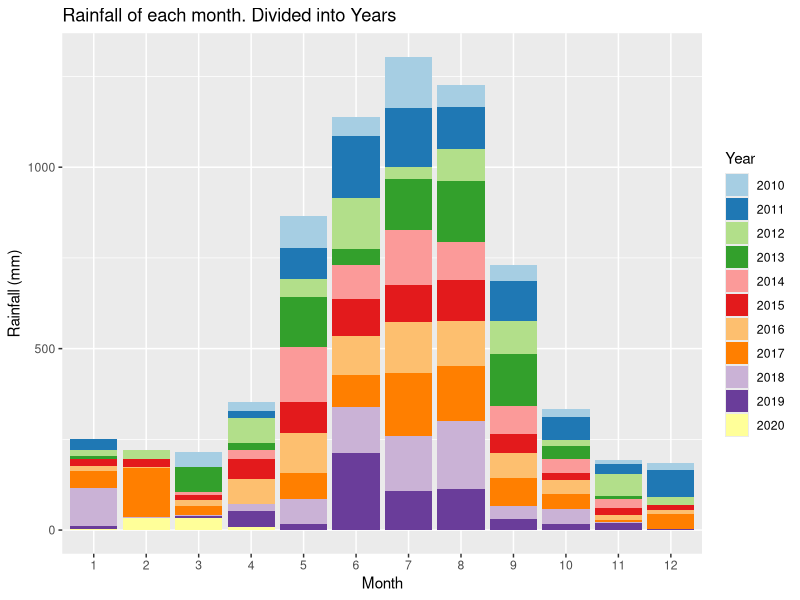
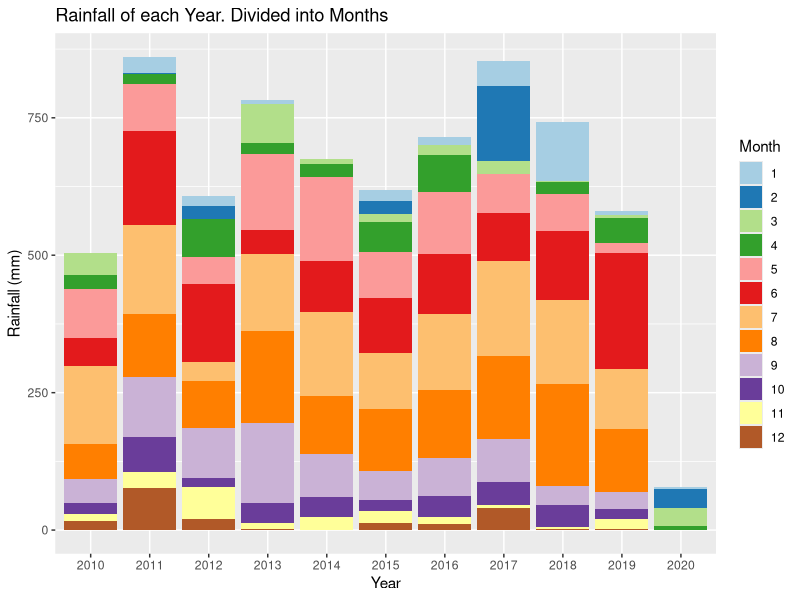
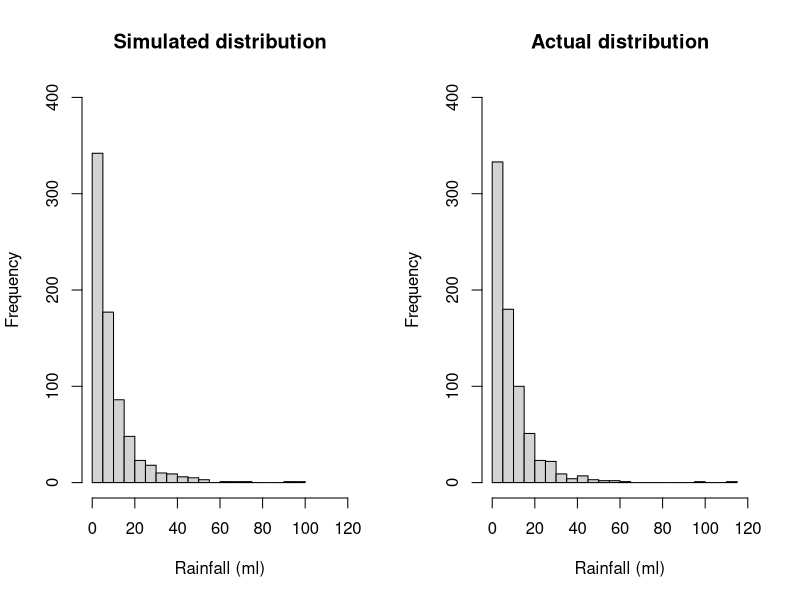
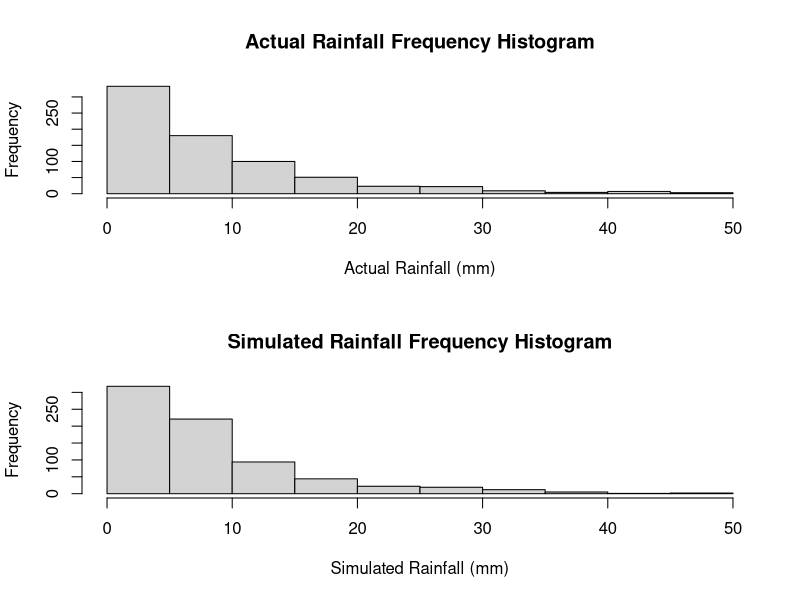
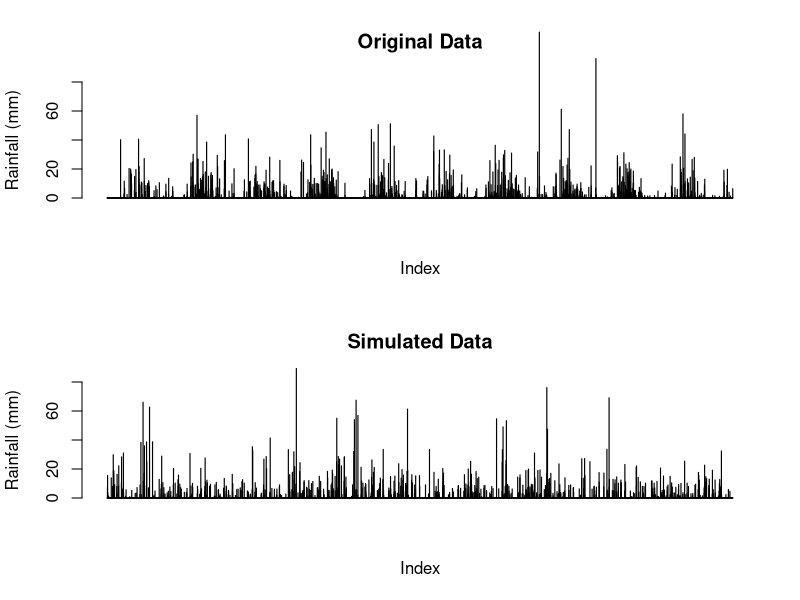
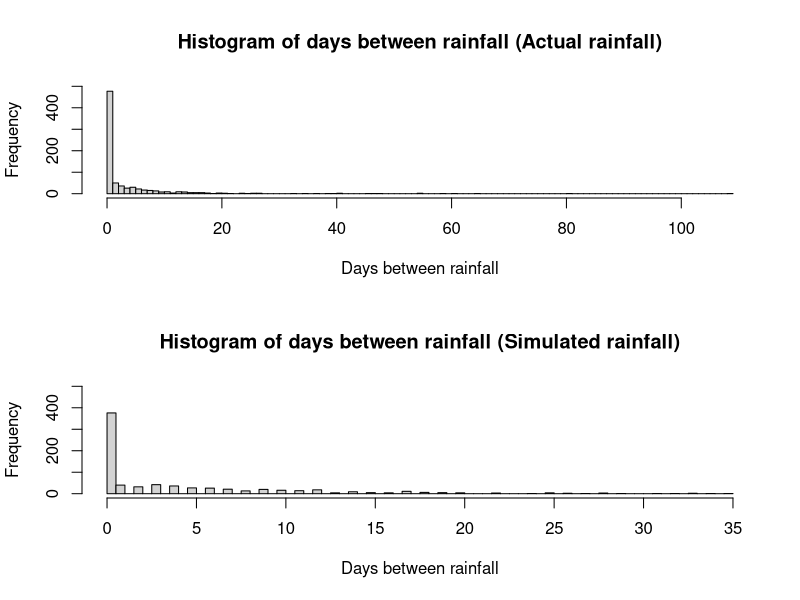
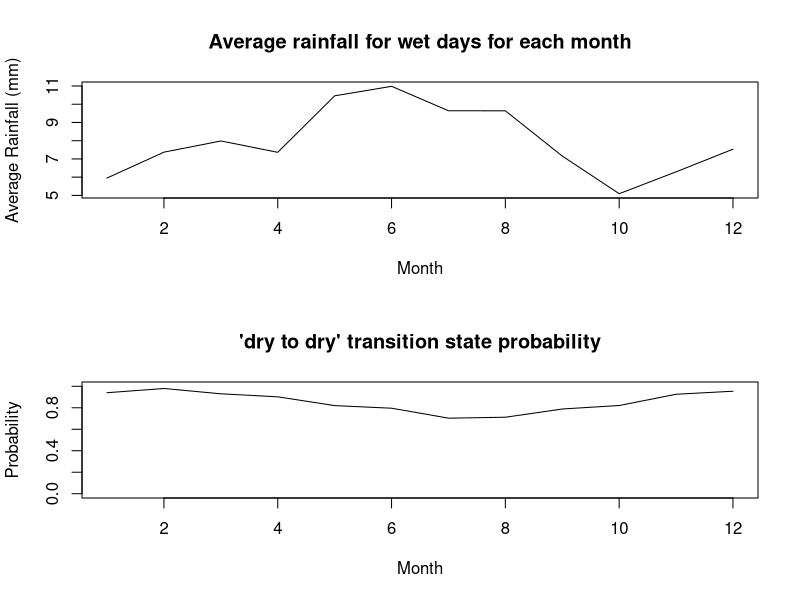
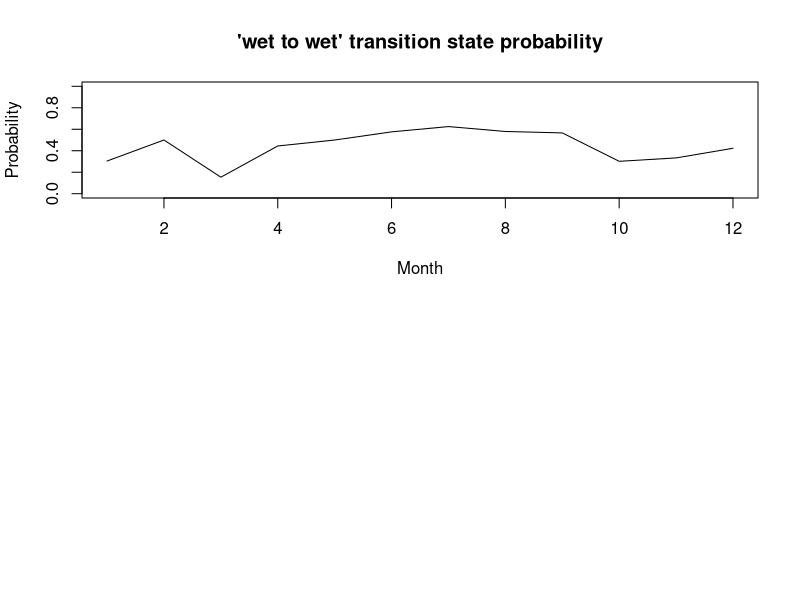

Write the R code that produced these figures, in order.
## ---- chunk 1
knitr::opts_chunk$set(echo = TRUE)
## ---- chunk 2
# Reading in the data from the csv file
data <-  read.csv("IDCJAC0009_009225_1800_Data.csv")
weather_data <- data
weather_data <- weather_data[which(is.na(weather_data$Rainfall.amount..millimetres.) == FALSE),] # excluding rows with no rainfall record made 
## ---- chunk 3
weather_data$date <- do.call(paste, c(weather_data[c("Day", "Month", "Year")], sep = "-")) # creating a column that contains the date for easy indentification
## ---- chunk 4
# function to categorise day as either 'wet' or 'dry' for the Markov Chain functions
state <- function(x){
  stateList <- c()
  for(ii in 1:length(x)){
    if(x[ii] < 1){
      stateList <- c(stateList, "dry")
    }
    if(x[ii] >= 1){
      stateList <- c(stateList, "wet")
    }
  }
  return(stateList)
}
weather_data$state <- state(weather_data$Rainfall.amount..millimetres.)
## ---- chunk 5
head(weather_data[,c('Rainfall.amount..millimetres.','state')], 10)
## ---- chunk 6
# function establishing Markov Chain transition state. Establishing the relationship between the rainfall of a given day and the day before it.
transitionState <- function(x){
  transitionStateList <- c('') #can't find transition state of first observation
  for(i in 2:length(x)){
    if(x[i] == "dry"){
      if (x[i-1] == "dry"){
        transitionStateList <- c(transitionStateList, "DryToDry")
      }
      else {
        transitionStateList <- c(transitionStateList, "WetToDry")
      }
    }
    if(x[i] == "wet"){
      if (x[i-1] == "dry"){
        transitionStateList <- c(transitionStateList, "DryToWet")
      }
      else {
        transitionStateList <- c(transitionStateList, "WetToWet")
      }
    }
  }
  return(transitionStateList)
}
weather_data$transitionState <- transitionState(weather_data$state)
## ---- chunk 7
head(weather_data[,c('Rainfall.amount..millimetres.','state', 'transitionState')], 10)
## ---- chunk 8
train_data <- subset(weather_data, Year >= 2010) # only look at the most recent, relevant data.
library(ggplot2)
library(RColorBrewer)

# explorative plots investigating the distribution of rainfall across months and years

# Plotting the rainfall data (grouped by years and months)
# Distribution of rainfall by month (segmented by year)
ggplot(train_data, aes(x = factor(Month), y = Rainfall.amount..millimetres., fill = factor(Year))) + 
  geom_bar(stat = "identity") + 
  scale_fill_brewer(palette = "Paired") + 
  xlab("Month")+
  ylab("Rainfall (mm)")+
  labs(fill = "Year")+
  ggtitle("Rainfall of each month. Divided into Years")
# There does appear to be a rough distribution of rainfall by month. Most years May, June, July, August, and September (month 5-9) have the most rain. There are outliers

ggplot(train_data, aes(x = factor(Year), y = Rainfall.amount..millimetres., fill = factor(Month))) + 
  geom_bar(stat = "identity") + 
  scale_fill_brewer(palette = "Paired") + 
  xlab("Year")+
  ylab("Rainfall (mm)")+
  labs(fill = "Month")+
  ggtitle("Rainfall of each Year. Divided into Months")
# There does not appear to be any obvious pattern in the rainfall across the 10 years (note. 2020 only contains 4 months of data, hence the low rainfall). The average looks to be around 650-700 mm. 
## ---- chunk 9
table(train_data$Month, train_data$Year) # only four months of data in 2020
## ---- chunk 10
#Calculating transition state probabilities, in general (no respect to month or season)
weatherTable <- table(train_data$transitionState)
weatherTable

probWetToWet = weatherTable['WetToWet'] / (weatherTable['WetToWet'] + weatherTable['WetToDry'])
probWetToWet

probDryToDry = weatherTable['DryToDry'] / (weatherTable['DryToDry'] + weatherTable['DryToWet'])
probDryToDry
## ---- chunk 11
#Basic generator (No seasonal variation)

#calculated above
generateRainfallBasic <- function(genLength){
  currentState = "dry" # Years start with very little rain, so more likely to start dry
  rainAmountList <- c()
  for (i3 in 1:genLength){
    if (currentState == "dry"){
      if (runif(1) < probDryToDry){
        currentState = "dry"
      }
      else{
        currentState = "wet"
      }
    }
    else if (currentState == "wet"){
      if (runif(1) < probWetToWet){
        currentState = "wet"
      }
      else{
        currentState = "dry"
      }
    }
    #generating amount of rainfall if state is wet, else 0
    if (currentState == "wet"){
      rainAmount <- 5.66*exp(rnorm(1))
      rainAmountList <- c(rainAmountList, rainAmount)
    }
    else{
      rainAmountList <- c(rainAmountList, 0)
    }
  }
  return(rainAmountList)
}
## ---- chunk 12
#comparing log-normal against actual data, veeerryyyy close fit, will use log-normal for rainfall sim
par(mfrow=c(1,2))
p1 <- 5.66*exp(rnorm(732))
hist(p1, breaks = 30, xlim = c(0,120), ylim = c(0,400), main = "Simulated distribution", xlab = "Rainfall (ml)")

p2 <- train_data$Rainfall.amount..millimetres.[train_data$Rainfall.amount..millimetres.>1]
hist(p2, breaks = 30, xlim = c(0,120), ylim = c(0,400), main = "Actual distribution", xlab = "Rainfall (ml)")

mean(p1)
mean(p2)
## ---- chunk 13
#Basic generator tests
testRainfall = generateRainfallBasic(3761)

par(mfrow=c(2,1))
hist(train_data$Rainfall.amount..millimetres.[train_data$Rainfall.amount..millimetres.>1 & train_data$Rainfall.amount..millimetres.<50], xlab = "Actual Rainfall (mm)", main = "Actual Rainfall Frequency Histogram")
hist(testRainfall[testRainfall > 1 & testRainfall <50], xlab = "Simulated Rainfall (mm)", main = "Simulated Rainfall Frequency Histogram")

par(mfrow=c(2,1))
barplot(train_data$Rainfall.amount..millimetres., ylim = c(0,80), main = "Original Data", ylab = "Rainfall (mm)", xlab = "Index")
barplot(testRainfall, ylim = c(0,80), main = "Simulated Data", ylab = "Rainfall (mm)", xlab = "Index")
## ---- chunk 14
daysBetweenRain <- function(input){
  returnList <- c()
  currentLength <- 0
  for (i in input){
    if (i<1){
      currentLength <- currentLength + 1
    }
    else{
      returnList <- c(returnList, currentLength)
      currentLength <- 0
    }
  }
  return(returnList)
  }
## ---- chunk 15
hist(daysBetweenRain(train_data$Rainfall.amount..millimetres.)[train_data$Rainfall.amount..millimetres.>-1], main = "Histogram of days between rainfall (Actual rainfall)", breaks = 100, xlab = "Days between rainfall", ylim = c(0,500))
hist(daysBetweenRain(testRainfall)[daysBetweenRain(testRainfall)>-1], main = "Histogram of days between rainfall (Simulated rainfall)", breaks = 100, xlab = "Days between rainfall", ylim = c(0,500))
## ---- chunk 16
#Calculates the transition probabilities for each month
probTransStatesMonth <- function(input_data){
  transitonStatesMonthsFrame <- data.frame(list(rep(0, 12), list(rep(0, 12), list(rep(0,    12), list(rep(0, 12)))))) #Initialises 12x4 frame filled with zeroes (4 columns for each transition state, 12 rows for each month)
  names(transitonStatesMonthsFrame) <- c('DryToDry', 'DryToWet', 'WetToDry', 'WetToWet')

  #Makes the dataframe with the count of each transition state with each month
  for (i4 in 1:dim(input_data)[1]){
    tempTransitionState <- input_data[i4, 'transitionState']
    tempMonth <- input_data[i4, 'Month'] 
    transitonStatesMonthsFrame[tempMonth, tempTransitionState] <- transitonStatesMonthsFrame[tempMonth, tempTransitionState]+1 # increase count of tempTransitionState for month tempMonth by 1
  }

  #Calculates the transition state probabilities for each month in the data frame
  probTransitonStatesMonthsFrame <- transitonStatesMonthsFrame
  for (i in 1:dim(transitonStatesMonthsFrame)[1]){
  
    probTransitonStatesMonthsFrame[i, 'DryToDry'] <- transitonStatesMonthsFrame[i, 'DryToDry'] / (transitonStatesMonthsFrame[i, 'DryToDry'] + transitonStatesMonthsFrame[i, 'DryToWet'])
  
    probTransitonStatesMonthsFrame[i, 'DryToWet'] <- transitonStatesMonthsFrame[i, 'DryToWet'] / (transitonStatesMonthsFrame[i, 'DryToDry'] + transitonStatesMonthsFrame[i, 'DryToWet'])
    
    probTransitonStatesMonthsFrame[i, 'WetToDry'] <- transitonStatesMonthsFrame[i, 'WetToDry'] / (transitonStatesMonthsFrame[i, 'WetToDry'] + transitonStatesMonthsFrame[i, 'WetToWet'])
    probTransitonStatesMonthsFrame[i, 'WetToWet'] <- transitonStatesMonthsFrame[i, 'WetToWet'] / (transitonStatesMonthsFrame[i, 'WetToDry'] + transitonStatesMonthsFrame[i, 'WetToWet'])
    # this data frame 'probTransitionStatesMonthsFrame' will be called directly in the generator, so must be called as such when exported
  }
  return(probTransitonStatesMonthsFrame)
}

## ---- chunk 17
probTransitonStatesMonthsFrame <- probTransStatesMonth(train_data)
head(probTransitonStatesMonthsFrame, 10)
## ---- chunk 18
#testing average rainfall when its rains in each month, and for wettowet vs drytowet transitions.
test_w2w <- train_data$Rainfall.amount..millimetres.[train_data$transitionState == "WetToWet"]
test_d2w <- train_data$Rainfall.amount..millimetres.[train_data$transitionState == "DryToWet"]
mean(test_w2w)
mean(test_d2w)
wilcox.test(test_d2w, test_w2w)
#since resulting wilcox test p-value is 0.85, we conclude that theres no difference in rainfall depending on the transition state, and do not need to include it in our model.

test_rainfallPerMonth <- train_data[train_data$state == "wet",c(4,6)]
kruskal.test(Rainfall.amount..millimetres. ~ Month, data = test_rainfallPerMonth)
#p-val = 0.00016, therefore difference between average rainfall for each month

## ---- chunk 19
#calculating the mean rainfall when it rains for each month, to change how much it rains according to the generator later on. Limited to less than 60 mls as the dataset is not large enough for large rainfall amounts (such as 114ml in feburary) to not throw the mean off.
rainMonthData <- c()
for (i in 1:12){
  temp<- train_data$Rainfall.amount..millimetres.[train_data$state == "wet" & train_data$Month == i & train_data$Rainfall.amount..millimetres. < 60]
  rainMonthData <- c(rainMonthData, list(temp))
  rm(temp)
}

rainfallAvgMonth <- sapply(rainMonthData, mean)

## ---- chunk 20
plot(c(1:12), rainfallAvgMonth, type = "l", xlab = "Month", ylab = "Average Rainfall (mm)", main = "Average rainfall for wet days for each month")
## ---- chunk 21
#How the transition state probabilities vary for each month
plot(probTransitonStatesMonthsFrame$DryToDry, ylim = c(0,1), xlab = "Month", main = "'dry to dry' transition state probability", type = 'l', ylab = "Probability")
plot(probTransitonStatesMonthsFrame$WetToWet, ylim = c(0,1), xlab = "Month", main = "'wet to wet' transition state probability", type = 'l', ylab = "Probability")
## ---- chunk 22
#Weather generator accounting  for seasonal variation of transition states or something i hope
#This is just a regular version of basic generator it's mostly the same in fact if i forget to even do this it is the same

generateRainfallSeasonal <- function(input){
  # input must be weather_data or a subset of weather_data
  currentState = "dry" #can make this into a random choice later
  rainAmountList <- c()
  for (i5 in 1:dim(input)[1]){
    if (currentState == "dry"){
      if (runif(1) < probTransitonStatesMonthsFrame[input[i5, 'Month'], 'DryToDry']){ #now inputs depending on the month of input
        currentState = "dry"
      }
      else{
        currentState = "wet"
      }
    }
    else if (currentState == "wet"){
      if (runif(1) < probTransitonStatesMonthsFrame[input[i5, 'Month'], 'WetToWet']){
        currentState = "wet"
      }
      else{
        currentState = "dry"
      }
    }                                   
    #generating amount of rainfall if state is wet, else 0
    if (currentState == "wet"){
      #rainAmount <- 5.66*exp(rnorm(1)) #now log-normal dist, 5 used because is close to mean of weather_data's / the mean of what exp(rnorm(1)) is by default /// Old Version 
      rainAmount <- rainfallAvgMonth[input[i5, 'Month']]*exp(rnorm(1))/1.648 
      #average of exp(rnorm(1)) is ~1.648, so we divide by that so the average of each month will just be the actual average calculated from rainfallAvgMonth.
      rainAmountList <- c(rainAmountList, rainAmount)
    }
    else{
      rainAmountList <- c(rainAmountList, 0)
    }
  }
  return(rainAmountList)
}
## ---- chunk 23
#testing code for seasonal generator
inputSeasonalRainfall <- dplyr::select(train_data, 'Year', 'Month', 'Day') #using existing train data's dates to input to function, instead of putting in just how many to generate
testSeasonalRainfall = generateRainfallSeasonal(inputSeasonalRainfall)
## ---- chunk 24
par(mfrow=c(2,1))
barplot(train_data$Rainfall.amount..millimetres., ylim = c(0,80), main = "Original Data", ylab = "Rainfall (mm)", xlab = "Index")
barplot(testSeasonalRainfall, ylim = c(0,80), main = "Simulated Data - seasonal", ylab = "Rainfall (mm)", xlab = "Index")
## ---- chunk 25
hist(daysBetweenRain(train_data$Rainfall.amount..millimetres.)[train_data$Rainfall.amount..millimetres.>-1], main = "Histogram of days between rainfall (Actual rainfall)", breaks = 100, xlab = "Days between rainfall", ylim = c(0,500))
hist(daysBetweenRain(testSeasonalRainfall)[daysBetweenRain(testSeasonalRainfall)>-1], main = "Histogram of days between rainfall (Simulated rainfall)", breaks = 100, xlab = "Days between rainfall", ylim = c(0,500))
## ---- chunk 26
wilcox.test(daysBetweenRain(testSeasonalRainfall), daysBetweenRain(train_data$Rainfall.amount..millimetres.))
mean(daysBetweenRain(testSeasonalRainfall)); mean(daysBetweenRain(train_data$Rainfall.amount..millimetres.))

sd(daysBetweenRain(testSeasonalRainfall)); sd(daysBetweenRain(train_data$Rainfall.amount..millimetres.))
## ---- chunk 27
#comparing log-normal against actual data, veeerryyyy close fit, will use log-normal for rainfall sim
p1 <- 5.66*exp(rnorm(732))
p1 <- p1[p1>1]
hist(p1, breaks = 30, xlim = c(0,120), ylim = c(0,400), main = "Simulated distribution")

p2 <- train_data$Rainfall.amount..millimetres.[train_data$Rainfall.amount..millimetres.>1]
hist(p2, breaks = 30, xlim = c(0,120), ylim = c(0,400), main = "actual distribution")
## ---- chunk 28
set.seed(100345)
sampID <- sample.int(nrow(train_data), size = 0.8*nrow(train_data), replace = FALSE)
train_data <- train_data[sampID,] # 80% of data for training
test_data <- train_data[-sampID,] # 20% for testing
## ---- chunk 29
probTransitonStatesMonthsFrame <- probTransStatesMonth(train_data) # retraining seasonal generator probTransitionStatesMonthsFrame with new training data (now only 80% of the original train_data)
# calucating the new average rainfall for each month
rainMonthData <- c()
for (i in 1:12){
  temp<- train_data$Rainfall.amount..millimetres.[train_data$state == "wet" & train_data$Month == i & train_data$Rainfall.amount..millimetres. < 60]
  rainMonthData <- c(rainMonthData, list(temp))
  rm(temp)
}
rainfallAvgMonth <- sapply(rainMonthData, mean)
## ---- chunk 30
#generates a simulation with the same number of observations as test_data (20% of the total data)
testSeasonalRainfall20 = generateRainfallSeasonal(test_data) 
## ---- chunk 31
par(mfrow = c(2, 1))
barplot(testSeasonalRainfall20, ylab = "Rainfall (mm)", xlab = "index", main = "Simulated data")
barplot(test_data$Rainfall.amount..millimetres., ylab = "Rainfall (mm)", xlab  = "index", main = "Actual data")
## ---- chunk 32
# Wilcoxon signed rank test
WT <- wilcox.test(testSeasonalRainfall20, test_data$Rainfall.amount..millimetres., paired=T)
print("Wilcoxon rank sum p-value")
WT$p.value
# paired student t test
TT <- t.test(testSeasonalRainfall20, test_data$Rainfall.amount..millimetres., paired=T)
print("t-test p-value")
TT$p.value
## ---- chunk 33
train_data <- subset(weather_data, Year >= 2010)
train10_data <- subset(weather_data, Year >= 2009 & Year < 2019)
data_2019 <- subset(weather_data, Year == 2019)
## ---- chunk 34
probTransitonStatesMonthsFrame <- probTransStatesMonth(train10_data) # retraining seasonal generator probTransitionStatesMonthsFrame with train10_data
set.seed(10356)
monthList <- subset(weather_data, Year == 2019) # a year that isn't a leap year to get the month list, as generation algorithm only requires months
monthList <- monthList['Month']
testSeasonalRainfall10 <- generateRainfallSeasonal(monthList)
## ---- chunk 35
#compare generated year against 2019
par(mfrow = c(2,1))
barplot(testSeasonalRainfall10, xlab = "Index", ylab = "Rainfall (mm)", main = "Simulated Rainfall")
barplot(data_2019$Rainfall.amount..millimetres., xlab = "Index", ylab = "Rainfall (mm)", main = "2019 Rainfall")
## ---- chunk 36
# check other years for comparison
par(mfrow = c(3,2))
barplot(testSeasonalRainfall10, xlab = "Index", ylab = "Rainfall (mm)", main = "Simulated Rainfall")
year <- subset(weather_data, Year == 2015)
barplot(year$Rainfall.amount..millimetres., xlab = "Index", ylab = "Rainfall (mm)", main = "2015 Rainfall")
year <- subset(weather_data, Year == 2008)
barplot(year$Rainfall.amount..millimetres., xlab = "Index", ylab = "Rainfall (mm)", main = "2008 Rainfall")
year <- subset(weather_data, Year == 2015)
barplot(year$Rainfall.amount..millimetres., xlab = "Index", ylab = "Rainfall (mm)", main = "2017 Rainfall")
year <- subset(weather_data, Year == 2007)
barplot(year$Rainfall.amount..millimetres., xlab = "Index", ylab = "Rainfall (mm)", main = "2007 Rainfall")
year <- subset(weather_data, Year == 2013)
barplot(year$Rainfall.amount..millimetres., xlab = "Index", ylab = "Rainfall (mm)", main = "2013 Rainfall")
rm(year)
## ---- chunk 37
# Creates a graph of difference in rainfall for years, weeks, months, years to see if there are any potential patterns.
# Creates a list of the weekly rainfall
RainfallWeekly <- data.frame("Rainfall (mm)", "Week")
colnames(RainfallWeekly) <- c("Rainfall (mm)", "Week")
RainfallWeekly$`Rainfall (mm)` <- as.numeric(RainfallWeekly$`Rainfall (mm)`)
RainfallWeekly$Week <- as.numeric(RainfallWeekly$Week)
week = 1
weekRain = 0
for(ii in c(1: nrow(weather_data))){
  weekRain = weekRain + weather_data[ii, 6] # rainfall amount for that row
  
  if(ii%%7 == 0){ # every 7th row
    RainfallWeekly[(ii/7), 1] <- weekRain # 1 row of RainfallWeekly created every 7 rows (1 weeks) - inserting rainfall total for that week
    RainfallWeekly[(ii/7), 2] <- week
    week = week + 1
    weekRain = 0 # clear total rainfall to prepare for next week
  }
}
## ---- chunk 38
RainfallWeeklyDiff <- data.frame(c(1:(nrow(RainfallWeekly)-1)), c(1:(nrow(RainfallWeekly)-1))) # data frame with two columns, one less row than RainfallWeekly
colnames(RainfallWeeklyDiff) <- c("Rainfall diff (mm)", "Week")
RainfallWeeklyDiff$`Rainfall diff (mm)` <- diff(RainfallWeekly$`Rainfall (mm)`) # change in weeks
## ---- chunk 39
# plot first 700 weeks first against the difference in rainfall, and then the rainfall per week
par(mfrow = c(4,1))
plot(RainfallWeeklyDiff[c(1:350), 2], RainfallWeeklyDiff[c(1:350), 1], xlab = "week", ylab = "change in rainfall (mm)", cex = 2, type = "b", main = "Difference in rainfall (mm) by week")
plot(RainfallWeekly[c(1:350), 2], RainfallWeekly[c(1:350), 1], xlab = "week", ylab = "rainfall (mm)", type = "l", main = "Rainfall (mm) by week")
plot(RainfallWeeklyDiff[c(351:700), 2], RainfallWeeklyDiff[c(351:700), 1], xlab = "week", ylab = "change in rainfall (mm)", cex = 2, type = "b", main = "Difference in rainfall (mm) by week")
plot(RainfallWeekly[c(351:700), 2], RainfallWeekly[c(351:700), 1], xlab = "week", ylab = "rainfall (mm)", type = "l", main = "Rainfall (mm) by week")
## ---- chunk 40
# plot second 700 weeks first against the difference in rainfall, and then the rainfall per week
par(mfrow = c(4,1))
plot(RainfallWeeklyDiff[c(701:1050), 2], RainfallWeeklyDiff[c(701:1050), 1], xlab = "week", ylab = "change in rainfall (mm)", cex = 2, type = "b")
plot(RainfallWeekly[c(701:1050), 2], RainfallWeekly[c(701:1050), 1], xlab = "week", ylab = "rainfall (mm)", type = "l")
plot(RainfallWeeklyDiff[c(1051:1414), 2], RainfallWeeklyDiff[c(1051:1414), 1], xlab = "week", ylab = "change in rainfall (mm)", cex = 2, type = "b")
plot(RainfallWeekly[c(1051:1414), 2], RainfallWeekly[c(1051:1414), 1], xlab = "week", ylab = "rainfall (mm)", type = "l")
## ---- chunk 41
rainSort_2019 <- data_2019$Rainfall.amount..millimetres.
# qqplot before removing 'dry' days
qqnorm(rainSort_2019, pch = 1, frame = F, main = "Normal Q-Q Plot of Rainfall 2019 (including dry days)")
qqline(rainSort_2019, col = "red", lwd = 2)
rainSort_2019 <- rainSort_2019[which(rainSort_2019 != 0)]
# qqplot after removing 'dry' days
qqnorm(rainSort_2019, pch = 1, frame = F, main = "Normal Q-Q Plot of Rainfall 2019 (excluding dry days)")
qqline(rainSort_2019, col = "red", lwd = 2)
hist(rainSort_2019, breaks = 50)
# data is not normally distributed
rm(rainSort_2019)
## ---- chunk 42
rain2019 <- subset(weather_data, Year == 2019)
length(rain2019$Rainfall.amount..millimetres.)
length(testSeasonalRainfall10)
# Function that returns the sum of ranks of difference (w+ and w-) that are part of the Wilcoxon signed rank calculations
returnRanks <- function(simulated, actual){
  diffs <- (simulated - actual)
  diffs <- diffs[diffs != 0]
  posDifs <- which(diffs > 0)
  negDiffs <- which(diffs < 0)
  rank <- rank(abs(diffs))
  rankPosDiff <- sum(rank[posDifs])
  rankNegDiff <- sum(rank[negDiffs]) 
  return(c(rankPosDiff, rankNegDiff))
}
## ---- chunk 43
table(rain2019$Month)
# To perform the Wilcoxon Signed Rank test we must have paired data, so we have to find the extra dates in testSeasonalRainfall10 (note: 2019 is a non leap year) and remove them.
# Upon review we find that there are days missing from October and December.
## ---- chunk 44
table(rain2019$Day)
# One month is missing a day 5, and another is missing a day 19 (both 11 when should be 12)
temp <- subset(rain2019, Day == 5)
temp$Month # 5th of October missing
temp <- subset(rain2019, Day == 19)
temp$Month # 19th of December missing
rm(temp)
which(rain2019$date == "4-10-2019") # find what row the day before 5-10-2019 is
# Therefore 5-10-2019 would be row 278 (277+1)
which(rain2019$date == "18-12-2019") # find what row the day before 5-10-2019 is
# Therefore 5-10-2019 would be row 353 (351+2). Add two as both 5th october and 19th december are missing
## ---- chunk 45
# We find that the days are day 278 and 353 from testSeasonalRainfall10
simRainfall2019 <- testSeasonalRainfall10
## ---- chunk 46
set.seed(102343656)
monthList <- subset(weather_data, Year == 2019) # A year that isn't a leap year to get the month list, as generation algorithm only requires months
monthList <- monthList['Month']
testSeasonalRainfall10 <- generateRainfallSeasonal(monthList)
simRainfall2019 <- testSeasonalRainfall10 # Have to remove day 278 and day 353 data from testSeasonalRainfall10 because 2019 data list is missing these days
## ---- chunk 47
wilcox <- function(seed, year, remove_days){
  set.seed(seed)
  monthList <- subset(weather_data, Year == year) # a year that isn't a leap year to get the month list, as generation algorithm only requires months
  monthList <- monthList['Month']
  testSeasonalRainfall10 <- generateRainfallSeasonal(monthList)
  if (remove_days == 1){
    simRainfall2019 <- testSeasonalRainfall10[-c(278, 353)]
  } else if (remove_days == 0){
    simRainfall2019 <- testSeasonalRainfall10 # remove day 278 and day 353 data from testSeasonalRainfall10
  }
  # test of testSeasonalRainfall10 against 2019 rainfall (testSeasonalRainfall10 was simulation of 2019 rainfall)
  print(wilcox.test(rain2019$Rainfall.amount..millimetres., simRainfall2019, paired = T, alternative = "t", conf.int = T, conf.level = 0.95))
  WP <- wilcox.test(rain2019$Rainfall.amount..millimetres., simRainfall2019, paired = T, alternative = "t", conf.int = T, conf.level = 0.95)
  cat("P-value is",WP$p.value,"\n")
  # the p-value is 0.04918,indicating that it is likely that there is a significant difference between the simulated data and the actual data. This means that one   set of data was consistently and significantly larger than the other
  # manual calculation of Wilcoxon signed rank values 

  sumRanks <- returnRanks(simRainfall2019, rain2019$Rainfall.amount..millimetres.)
  cat(sumRanks[1], "is the sum of the ranks of the positive differences","\n")
  cat(sumRanks[2], "is the sum of the ranks of the negative differences","\n")

  # rankPosDiff (the sum of the ranks of the differences where the simulated data is greater than the actual) is 7414. rankNegDiff (the sum of the ranks of the the differences where the actual is greater than the simulated) is 5147. rankPosDiff is quite a bit larger than rankNegDiff
}
wilcox(40565, 2019, 0)
## ---- chunk 48
wilcox(12345, 2011, 1)
wilcox(347876, 2011, 1)
wilcox(3456789, 2011, 1)
## ---- chunk 49
# looking at the four total simulations created, there is generally no significant different between the simulated rainfall and the actual rainfall. 
# However looking at rankPosDiff and rankNegDiff calculated for each (the sum of the ranks of the positive and negative differences between the simulated and actual data respectively), the simulated rainfall was consistently larger than the actual data 
# The reason for this is likely because 2019 had a very small amount of rainfall compared to the rest of the years.
sum(train10_data$Rainfall.amount..millimetres.)/10 #/10 to get average of 10 years of rain data
sum(rain2019$Rainfall.amount..millimetres.)
## ---- chunk 50
median(simRainfall2019)
median(rain2019$Rainfall.amount..millimetres.)

# given the number of dry days, it makes sense that the median's would be very similar in the Wilcoxon Signed Rank test
# To perform the Wilcoxon Signed Rank test we remove those dates from testSeasonalRainfall10
# 2019 is a non leap year so February will have 28 days
#October 5th and December 19th are missing, so we remove them
month_result <- which(rain2019$date == "4-10-2019" | rain2019$date=="18-12-2019")
simRainfall2019 <- testSeasonalRainfall10
# Test of testSeasonalRainfall10 against 2019 rainfall (testSeasonalRainfall10 was simulation of 2019 rainfall)
wilcox.test(simRainfall2019, rain2019$Rainfall.amount..millimetres., paired = T, alternative = "t")

# Since the p-value is relatively high, it can be concluded that there is no significant diference between the simulated 2019 data and the actual 2019 data. 
# While the simulation may not be an accurate prediction of 2019 (as seen in the barplots), the simulation was also not logically flawed, as there is not a significant difference between the median of the simulation and the median of the actual.
#Furthermore, a qucik comparison of the medians in the Wilcoxon Signed Rank test shows that (as expected) they are also very similar.
cat("Median of actual and simulated rainfall respectively: ", median(rain2019$Rainfall.amount..millimetres.), median(simRainfall2019))
rm(simRainfall2019)
## ---- chunk 51
# looking at 2013 data (which had a larger than average amount of rain)
rain2013 <- subset(weather_data, Year == 2013)
monthList <- subset(weather_data, Year == 2013) # A year that isn't a leap year to get the month list, as generation algorithm only requires months
monthList <- monthList['Month']
simRainfall2013 <- generateRainfallSeasonal(monthList)
wilcox.test(simRainfall2013, rain2013$Rainfall.amount..millimetres., paired = T, conf.int = T, conf.level = 0.95)

par(mfrow = c(2,1))
barplot(simRainfall2013, xlab = "Index", ylab = "Rainfall (mm)", main = "Simulated Rainfall")
barplot(rain2013$Rainfall.amount..millimetres., xlab = "Index", ylab = "Rainfall (mm)", main = "2013 Rainfall")

diffs <- (simRainfall2013 - rain2013$Rainfall.amount..millimetres.)
diffs <- diffs[diffs != 0]
posDifs <- which(diffs > 0)
negDiffs <- which(diffs < 0)
rank <- rank(abs(diffs))
rankPosDiff <- sum(rank[posDifs])
rankNegDiff <- sum(rank[negDiffs]) 

rankPosDiff
rankNegDiff
mean(diffs)
